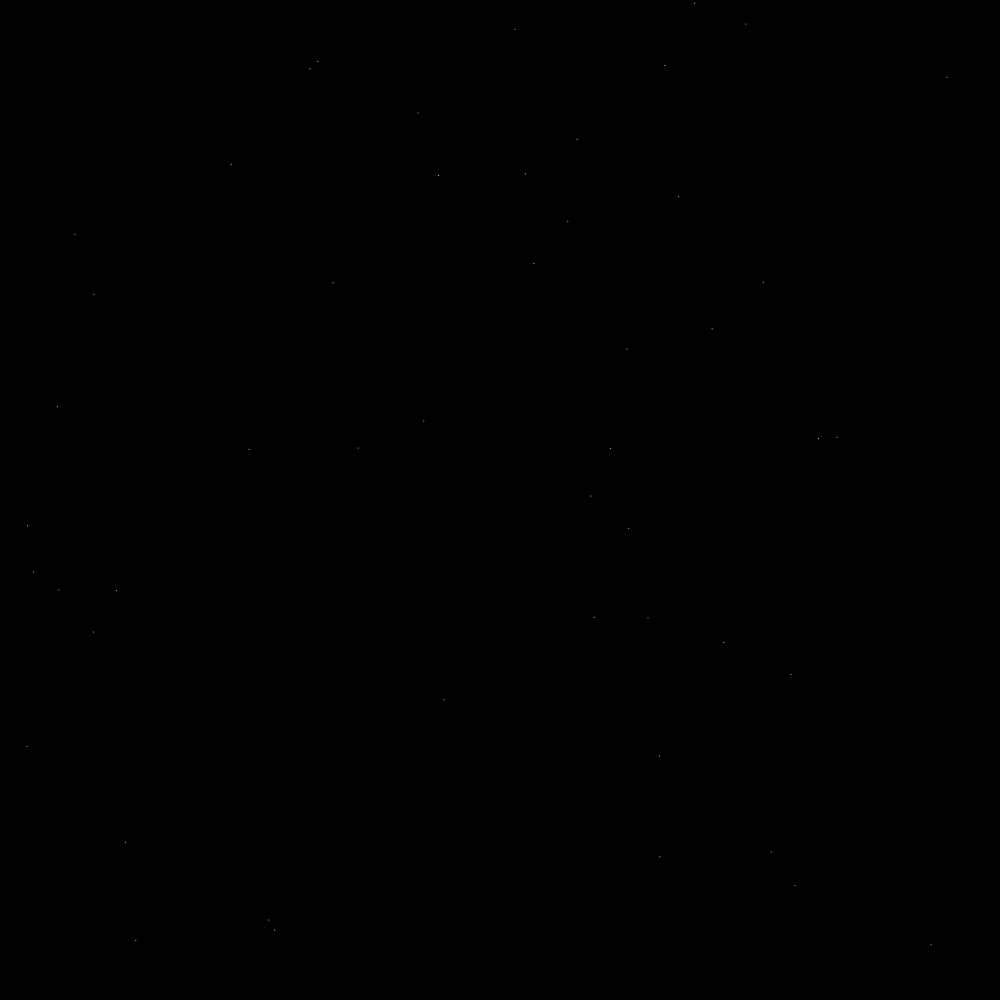
Frame 1 (no input)
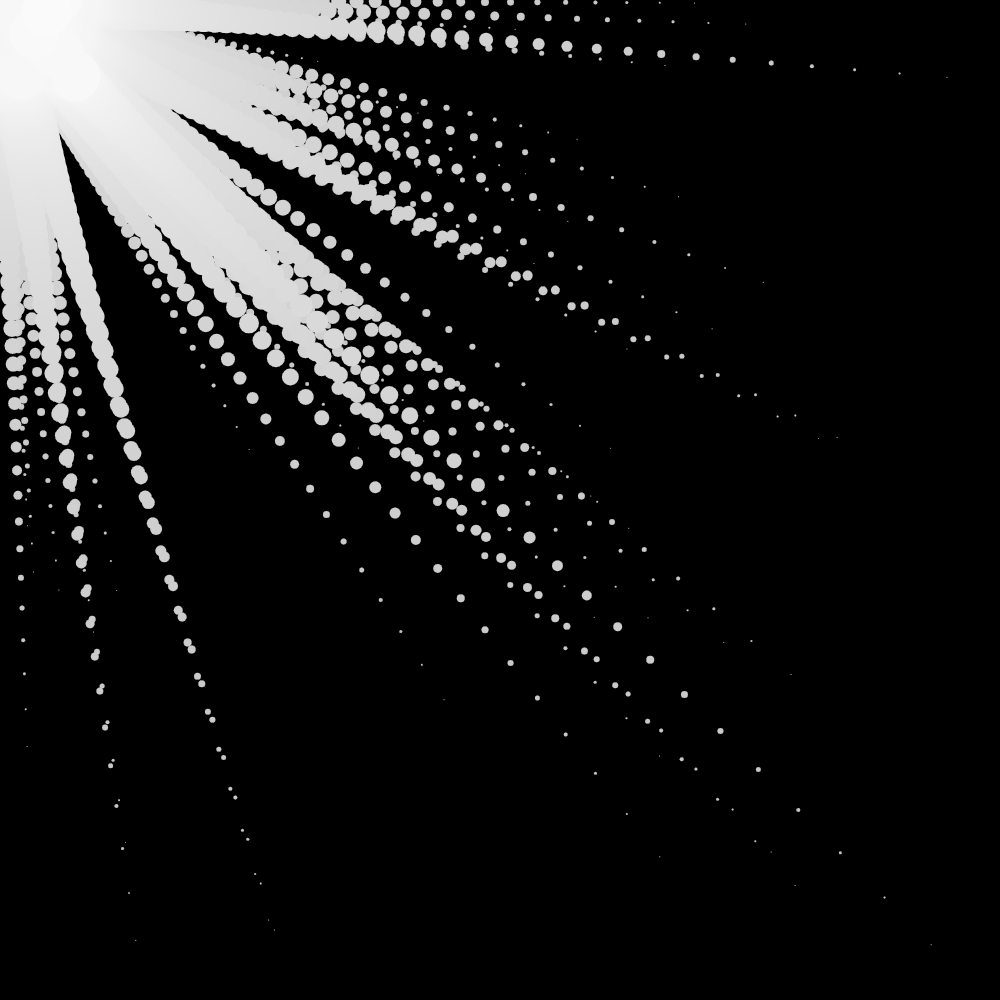
Frame 60 (no input)
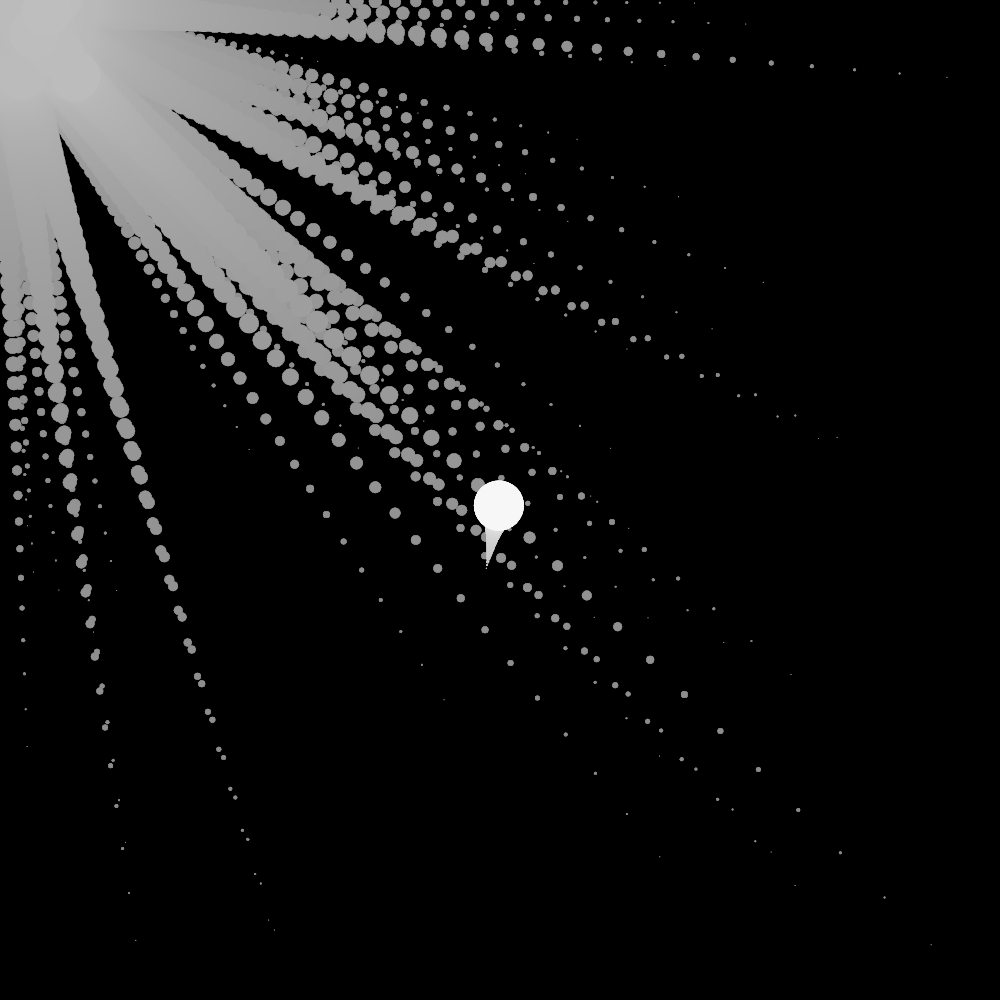
Frame 120 (the mouse pressed at the canvas centre since frame 60)

The p5.js sketch that drew these frames (run headless with seeded random() and noise() and a simulated clock; from frame 60 on, the mouse is pressed at the canvas centre):

// p5.js sketch
// ── sketch.js
var bubbles = [];

function setup() {
  createCanvas(1000, 1000);
  CreateB();
  background(0);
}

function draw() {
  background(0,1);
  for (var i = 0; i < bubbles.length; i++) {
    bubbles[i].update();
    bubbles[i].display();
    if(bubbles[i].r>50){
      bubbles.splice(i,1);
    }
  }
}

function mousePressed(){
  //CreateB();
  var x1 = randomGaussian(width/2,100);
  var y1 = randomGaussian(height/2,100);
  for (var i = 0; i<4; i++){
    var b = new Bubble(x1,y1);
    x1*i;
    y1*i;
    bubbles.push(b);  
  }
}

function CreateB(){
  for (var i = 0; i <50; i++) {
    bubbles[i] = new Bubble(random(width), random(height));
  }
}
/*
for (var j = 0; j < bubbles.length; j++) {
      if (i != j && bubbles[i].intersects(bubbles[j])) {
        bubbles[i].changeColor();
        bubbles[j].changeColor();
      }
    }   
*/
// ── bubble.js
var E =0.05;

function Bubble(x,y){
  this.x = x;
  this.y = y;
  this.r = 1;
  this.col=color(255);
  this.tx = 0; this.ty = 0; this.dx = 0; this.dy = 0;
  this.life = 255;


  this.display = function(){   // ---- display 
    noStroke();
    fill(this.col, this.life);
    ellipse(this.x,this.y,this.r,this.r);
    this.r++;
    this.life -=2;
  }
  this.update = function(){    /// ------ follow through
    this.tx = mouseX;
    this.ty = mouseY;
    this.dx = this.tx- this.x;
    this.dy = this.ty - this.y;
    this.x = this.x + this.dx * E;
    this.y = this.y + this.dy * E;
  }
}
